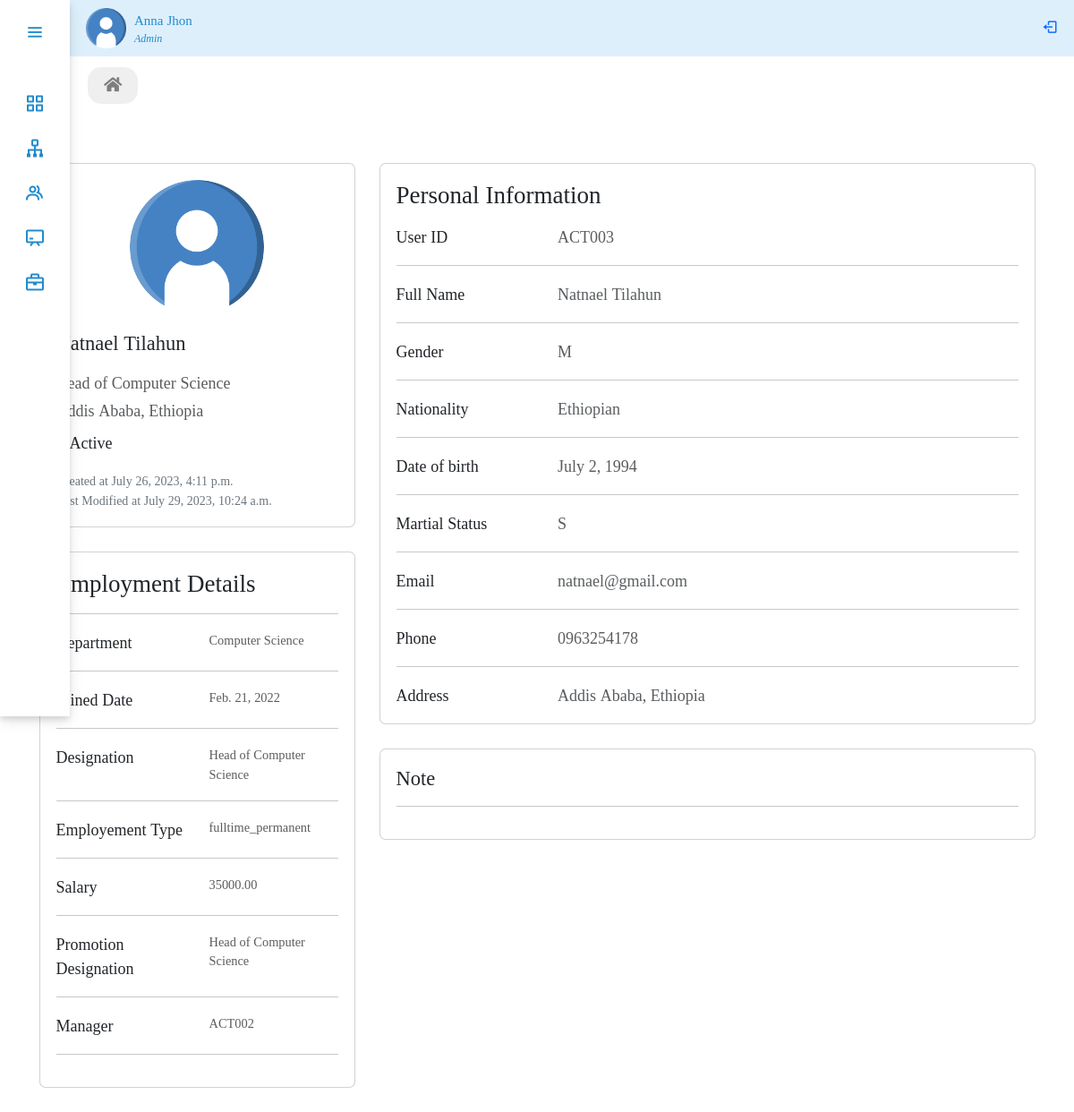
/panel/profile (signed in), run on the app's committed database.
### performance/models.py (models this page shows, shortened)
class Employee(models.Model):
    user = models.OneToOneField(
        CustomUser, on_delete=models.CASCADE, null=True, related_name='user')
    GENDER_CHOICES = (
        ('M', 'Male'),
        ('F', 'Female'),
    )
    MARITAL_STATUS_CHOICES = (
        ('S', 'Single'),
        ('M', 'Married'),
        ('D', 'Divorced'),
        ('W', 'Widowed'),
    )
    EMPLOYMENT_TYPE_CHOICES = (
        ('fulltime_permanent', 'Fulltime Permanent'),
        ('fulltime_probation', 'Fulltime Probation'),
        ('part_time_contract', 'Part Time Contract'),
    )
    STATUS_CHOICES = (
        ('A', 'Active'),
        ('IN', 'Inactive'),
    )
    avatar = models.ImageField(upload_to='avatar/', null=True, blank=True)
    gender = models.CharField(max_length=1, choices=GENDER_CHOICES, null=True)
    dob = models.DateField(blank=True, null=True)
    nationality = models.CharField(max_length=100, null=True, blank=True)
    marital_status = models.CharField(
        max_length=50, choices=MARITAL_STATUS_CHOICES, null=True, blank=True)
    phone_number = models.CharField(max_length=20, null=True, blank=True)
    email = models.EmailField(max_length=254)
    address = models.CharField(max_length=100, null=True, blank=True)
    joined_date = models.DateField(null=True)
    department = models.ForeignKey(
        Department, on_delete=models.SET_NULL, null=True, blank=True)
    designation = models.ForeignKey(
        Designation, on_delete=models.SET_NULL, null=True)
    employment_type = models.CharField(
        max_length=20, choices=EMPLOYMENT_TYPE_CHOICES, null=True)
    salary = models.DecimalField(
        max_digits=10, decimal_places=2, null=True, blank=True)
    promotion_designation = models.ForeignKey(
        Designation, on_delete=models.SET_NULL, related_name='promotion', null=True, blank=True)
    manager = models.ForeignKey(
        CustomUser, on_delete=models.SET_NULL, null=True, blank=True)
    created_at = models.DateTimeField(auto_now_add=True, null=True, blank=True)
    updated_at = models.DateTimeField(auto_now=True, null=True, blank=True)
    status = models.CharField(max_length=50, null=True, choices=STATUS_CHOICES)
    note = models.TextField(blank=True, null=True)

class CustomUser(AbstractBaseUser, PermissionsMixin):
    user_id = models.CharField(max_length=10, unique=True)
    first_name = models.CharField(max_length=30)
    last_name = models.CharField(max_length=30)
    is_active = models.BooleanField(default=True)
    is_manager = models.BooleanField(default=False)
    is_employee = models.BooleanField(default=False)
    is_admin = models.BooleanField(default=False)
    is_staff = models.BooleanField(default=False)
    is_superuser = models.BooleanField(default=False)
    objects = UserManager()
    USERNAME_FIELD = 'user_id'
    REQUIRED_FIELDS = ['first_name', 'last_name']
    def __str__(self):
        return self.user_id

class Designation(models.Model):
    department = models.ForeignKey(
        Department, on_delete=models.SET_NULL, related_name='designations', null=True, blank=True)
    job_title = models.CharField(max_length=100, null=True)
    created_at = models.DateTimeField(auto_now_add=True, null=True)
    updated_at = models.DateTimeField(auto_now=True, null=True)
    def __str__(self):
        return self.job_title

class Department(models.Model):
    department_name = models.CharField(max_length=100, null=True)
    department_head = models.ForeignKey(
        CustomUser, on_delete=models.SET_NULL, related_name='head_of_department', blank=True, null=True)
    status = models.BooleanField(default=True, null=True)
    created_at = models.DateTimeField(auto_now_add=True, null=True)
    updated_at = models.DateTimeField(auto_now=True, null=True)
    def __str__(self):
        return self.department_name

### performance/views.py (the view)
# urls.py: path('panel/profile', views.Profile, name='profile'),
@login_required(login_url="/employees/login")
def Profile(request):
    ur = CustomUser.objects.get(user_id=request.user.user_id)
    employee = Employee.objects.get(user=ur)
    context = {"employee_detail": employee}
    return render(request, 'performance/profile.html', context)

### performance/templates/performance/profile.html (shortened to what this page needs)
{% extends 'performance/adminPanel.html' %}
{% load static %}
{% block body %}
<ul class="nav panelNav fw-medium">
    <li class="nav-item">
        <a class="nav-link" href="{% url 'dashboard' %}"><i class="fa fa-home"></i></a>
    </li>
</ul>
<section>
  <div class="container py-5">
    <div class="row">
      <div class="col-lg-4">
        <div class="card mb-4">
          <div class="card-body text-center">
            <img src="/media/avatar/user.png" alt="avatar"
              class="rounded-circle img-fluid" style="width: 150px;">
            <h5 class="my-3">{{employee_detail.user.first_name}} {{employee_detail.user.last_name}}</h5>
            <p class="text-muted mb-1"> {{employee_detail.designation}}</p>
            <p class="text-muted mb-2">{{employee_detail.address}}</p>
            <div class="d-flex align-items-center m-0 mb-3">
                {% if employee_detail.status == "A" %}
                <p class="m-0">Active</p>
                {% else %}
                <div style="width:10px; height:10px; background-color:#dc3545; border-radius:50%; padding:0.25rem; margin-right: 5px;"></div>
                <p class="m-0">Inactive</p>
                {% endif %}
            </div>
             <div>
                <p style="font-size: 14px; margin:1px;" class="text-secondary">Created at {{employee_detail.created_at}} </p>
                <p style="font-size: 14px; margin:1px;" class="text-secondary">Last Modified at {{employee_detail.updated_at}} </p>
            </div>
          </div>
        </div>
        <div class="card mb-4 mb-lg-0">
          <div class="card-body">
            <h4 class="mb-3">Employment Details</h4>
            <hr>
            <div class="row" ">
              <div class="col-sm-6">
                <p class="mb-0">Department</p>
              </div>
              <div class="col-sm-6">
                <p class="text-muted mb-0" style="font-size: 0.8rem;">{{employee_detail.department}}</p>
              </div>
            </div>
            <hr>
            <div class="row" >
              <div class="col-sm-6">
                <p class="mb-0">Joined Date</p>
              </div>
              <div class="col-sm-6">
                <p class="text-muted mb-0" style="font-size: 0.8rem;">{{employee_detail.joined_date}}</p>
              </div>
            </div>
            <hr>
            <div class="row" >
              <div class="col-sm-6">
                <p class="mb-0">Designation</p>
              </div>
              <div class="col-sm-6">
                <p class="text-muted mb-0" style="font-size: 0.8rem; text-align: left;">{{employee_detail.designation}}</p>
              </div>
            </div>
            <hr>
            <div class="row" >
              <div class="col-sm-6">
                <p class="mb-0">Employement Type</p>
              </div>
              <div class="col-sm-6">
                <p class="text-muted mb-0" style="font-size: 0.8rem;">{{employee_detail.employment_type}}</p>
              </div>
            </div>
            <hr>
            <div class="row" >
              <div class="col-sm-6">
                <p class="mb-0">Salary</p>
              </div>
              <div class="col-sm-6">
                <p class="text-muted mb-0" style="font-size: 0.8rem;">{{employee_detail.salary}}</p>
              </div>
            </div>
            <hr>
            <div class="row" ">
              <div class="col-sm-6">
                <p class="mb-0">Promotion Designation</p>
              </div>
              <div class="col-sm-6">
                <p class="text-muted mb-0" style="text-align:left;font-size: 0.8rem;">{{employee_detail.promotion_designation}}</p>
              </div>
            </div>
            <hr>
            <div class="row" ">
              <div class="col-sm-6">
                <p class="mb-0">Manager</p>
              </div>
              <div class="col-sm-6">
                <p class="text-muted mb-0" style="font-size: 0.8rem;">{{employee_detail.manager}}</p>
              </div>
            </div>
            <hr>
          </div>
        </div>
      </div>
      <div class="col-lg-8">
        <div class="card mb-4">
          <div class="card-body">
            <h4 class="mb-3">Personal Information</h4>
            <div class="row">
              <div class="col-sm-3">
                <p class="mb-0">User ID</p>
              </div>
              <div class="col-sm-9">
                <p class="text-muted mb-0">{{employee_detail.user.user_id}}</p>
              </div>
            </div>
            <hr>
            <div class="row">
              <div class="col-sm-3">
                <p class="mb-0">Full Name</p>
              </div>
              <div class="col-sm-9">
                <p class="text-muted mb-0">{{employee_detail.user.first_name}} {{employee_detail.user.last_name}}</p>
              </div>
            </div>
             <hr>
            <div class="row">
              <div class="col-sm-3">
                <p class="mb-0">Gender</p>
              </div>
              <div class="col-sm-9">
                <p class="text-muted mb-0">{{employee_detail.gender}}</p>
              </div>
            </div>
            <hr>
            <div class="row">
              <div class="col-sm-3">
                <p class="mb-0">Nationality</p>
              </div>
              <div class="col-sm-9">
                <p class="text-muted mb-0">{{employee_detail.nationality}}</p>
              </div>
            </div>
            <hr>
            <div class="row">
              <div class="col-sm-3">
                <p class="mb-0">Date of birth</p>
              </div>
              <div class="col-sm-9">
                <p class="text-muted mb-0">{{employee_detail.dob}}</p>
              </div>
            </div>
            <hr>
            <div class="row">
              <div class="col-sm-3">
                <p class="mb-0">Martial Status</p>
              </div>
              <div class="col-sm-9">
                <p class="text-muted mb-0">{{employee_detail.marital_status}}</p>
              </div>
            </div>
            <hr>
            <div class="row">
              <div class="col-sm-3">
                <p class="mb-0">Email</p>
              </div>
              <div class="col-sm-9">
                <p class="text-muted mb-0">{{employee_detail.email}}</p>
              </div>
            </div>
            <hr>
            <div class="row">
              <div class="col-sm-3">
                <p class="mb-0">Phone</p>
              </div>
              <div class="col-sm-9">
                <p class="text-muted mb-0">{{employee_detail.phone_number}}</p>
              </div>
            </div>
           <hr>
            <div class="row">
              <div class="col-sm-3">
                <p class="mb-0">Address</p>
              </div>
              <div class="col-sm-9">
                <p class="text-muted mb-0">{{employee_detail.address}}</p>
              </div>
            </div>
          </div>
        </div>
        <div class="row mb-4">
          <div class="col-md-12">
            <div class="card  mb-md-0">
              <div class="card-body">
                <h5>Note</h5>
                <hr>
            </div>
            </div>
          </div>
        </div>
      </div>
    </div>
  </div>
</section>
{% endblock body%}

### performance/static/performance/css/style.css (style rules this page uses)
:root { --color-default: #218ccc; --color-second:#DEEFFC; --color-white:#fff; --color-body:#e4e9f7; --color-light:#e0e0e0; }
* { margin: 0; padding: 0; font-size: 18px; font-family: 'Noto Serif Georgian', serif; text-align: justify; box-sizing: border-box; }
.panelNav { position: relative; top: 0; left: 78px; width: calc(100% - 78px); transition: all .5s ease; z-index: 2; }
.panelNav { background-color: var(--color-white); }
.panelNav .nav-link { color: #000; background-color: var(--color-light); border-radius: 15px; font-size: 15px; margin: 12px 10px 12px 20px; opacity: 0.5; }

### data on the page
Employee: user.first_name "Natnael", user.last_name "Tilahun", designation "Head of Computer Science", address "Addis Ababa, Ethiopia", created_at "July 26, 2023, 4:11 p.m.", updated_at "July 29, 2023, 10:24 a.m.", department "Computer Science", joined_date "Feb. 21, 2022", employment_type "fulltime_permanent", salary "35000.00", promotion_designation "Head of Computer Science", manager "ACT002", user.user_id "ACT003", gender "M", nationality "Ethiopian", dob "July 2, 1994", marital_status "S", email "natnael@gmail.com", phone_number "0963254178"
